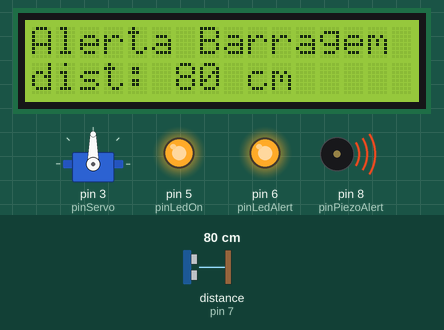
This sketch was run on a simulated Arduino Uno, built with avr-gcc and run on an emulated ATmega328P. On the bench: 16×2 character LCD, servo, output pins drawn as LEDs (lit = HIGH), buzzer (waves = sounding). Wiring (inferred from the names in the program): ultrasonic range finder: trigger pin 7; echo pin 7. The test bench sets the inputs (shaded band); at power-on: distance to the obstacle (sensor on pin 7) 80 cm. The echo pulse lasts 58.3 µs per cm.

Above: at 1.2 s.
1.3 s: distance to the obstacle (sensor on pin 7) set to 139 cm
At 2.1 s:
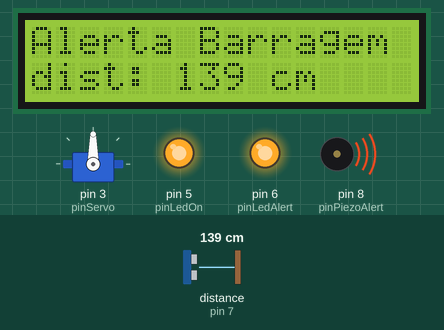
2.9 s: distance to the obstacle (sensor on pin 7) set to 150 cm
At 4.1 s:
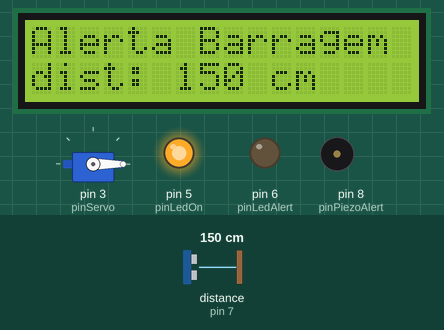
4.5 s: distance to the obstacle (sensor on pin 7) set to 143 cm
At 5.3 s:
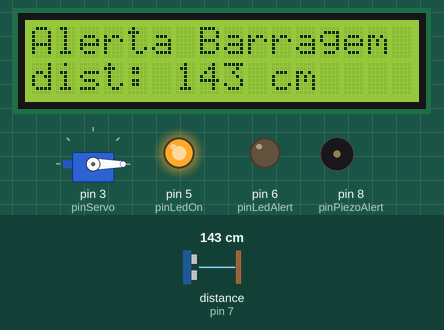
6.0 s: distance to the obstacle (sensor on pin 7) set to 138 cm
At 6.3 s:
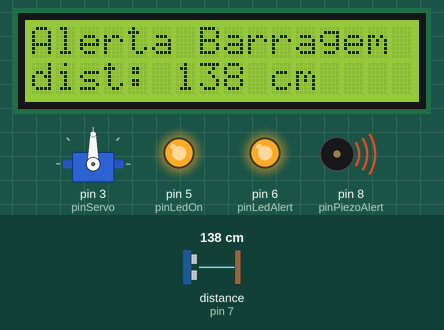
Timing chart, 0 to 8.5 s (numbered marks = the images above; inputs shaded):
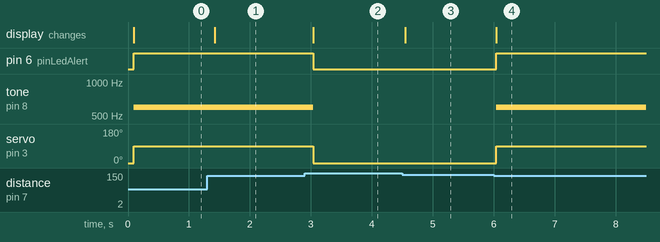

The sketch:

barragem_com_alerta_sonoro1.ino
```cpp
#include <Servo.h>
#include <Adafruit_LiquidCrystal.h>


Adafruit_LiquidCrystal lcd(0);

const int pinPing = 7;
const int pinPiezoAlert = 8;
const int pinLedOn = 5;
const int pinLedAlert = 6;
const int pinServo = 3;

const int limiarCritico = 140;
const int limiarSeguro = 145;

bool isScreaming = false;

Servo servoValvula;

void setup() {
  lcd.begin(16, 2);

  lcd.setCursor(0,0);
  lcd.print("Alerta Barragem");

  pinMode(pinPiezoAlert, OUTPUT);
  pinMode(pinLedOn, OUTPUT);
  pinMode(pinLedAlert, OUTPUT);

  servoValvula.attach(pinServo);

  digitalWrite(pinLedOn, HIGH);

  // the valve is closed
  servoValvula.write(0);
}

void loop() {

  long duration, cm;

  // Pulse emission
  pinMode(pinPing, OUTPUT);
  digitalWrite(pinPing, LOW);
  delayMicroseconds(2);
  digitalWrite(pinPing, HIGH);
  delayMicroseconds(5);
  digitalWrite(pinPing, LOW);

  // Receive
  pinMode(pinPing, INPUT);
  duration = pulseIn(pinPing, HIGH);
  cm = microsecondsToCm(duration);

  // Show the distance on LCD
  lcd.setCursor(0, 1);
  lcd.print("dist: ");
  lcd.print(cm);
  lcd.print(" cm    ");

  if (cm <= limiarCritico && !isScreaming) {

    isScreaming = true;
    digitalWrite(pinLedAlert, HIGH);
    tone(pinPiezoAlert, 600);
    servoValvula.write(90);

  } else if (cm >= limiarSeguro && isScreaming) {

    isScreaming = false;
    digitalWrite(pinLedAlert, LOW);
    noTone(pinPiezoAlert);
    servoValvula.write(0);
  }

  delay(100);
}

long microsecondsToCm(long duration) {

  return duration / 58;
}
```

Measured:
- the behaviour switches between 144 and 145 cm on distance to the obstacle (sensor on pin 7) (found by bisection; images 1 and 2)
- the behaviour switches between 141 and 140 cm on distance to the obstacle (sensor on pin 7) (found by bisection; images 3 and 4)
- after the input at 1.3 s, the display: changes after 0.12 s (image 1)
- after the input at 2.9 s, pin 6 (pinLedAlert): HIGH → LOW after 0.14 s; tone on pin 8 (pinPiezoAlert): 600 Hz → silent after 0.14 s; servo on pin 3 (pinServo): 90° → 0° after 0.14 s; the display: changes after 0.14 s (image 2)
- after the input at 4.5 s, the display: changes after 0.05 s (image 3)
- after the input at 6.0 s, pin 6 (pinLedAlert): LOW → HIGH at once; tone on pin 8 (pinPiezoAlert): silent → 600 Hz at once; servo on pin 3 (pinServo): 0° → 90° at once; the display: changes at once (image 4)
